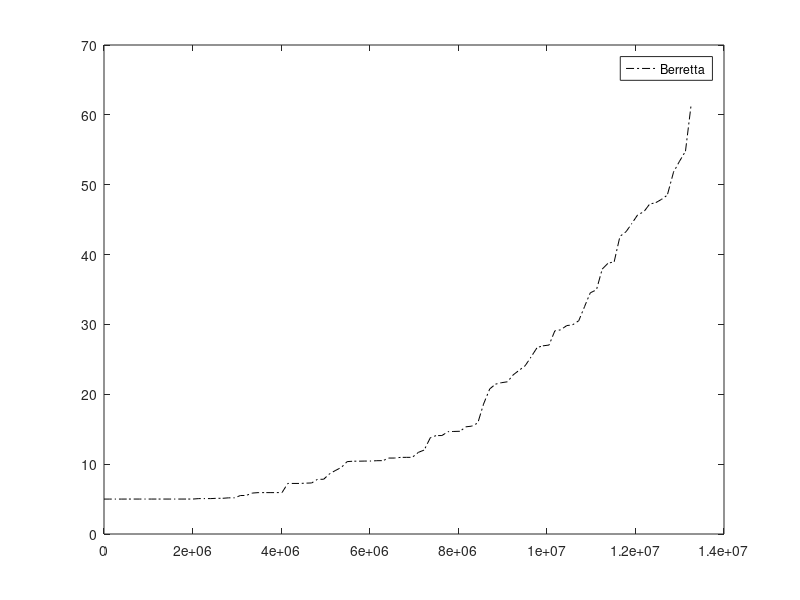

This chart was generated by the following MATLAB code: (Note: this script raises an error after producing the figure.)
start_tic = tic;
close all

load cmp_berretta.mat

h_line = zeros(4,1);
h_line(1) = plot(berretta(:,1), berretta(:,2), 'k');
lt = {'k--', 'k:', 'k-.'};
for i = 1:3
    h_line(i+1) = plot(gamma(:,1,i), gamma(:,2,i), lt{i});
end

h = legend({'Berretta', 'Gamma1', 'Gamma2', 'Gamma3'});
h.Location = 'northwest';

h = gca;
xlabel('$N$');
ylabel('$a/$mm');

h.XLim = [2e5 2e7];
h.XScale = 'log';
h.YLim = [5 60];
h.YTick = [5 10:10:60];
h.XTick = [1e6 1e7];

grid off

%%
fprintf('%s elapsed: %f s\n', mfilename, toc(start_tic));

figure(1);
if strncmpi(mfilename, 'plot_', 5)
    pname = mfilename;  % mfilename(6:end) wont work.
    print(pname(6:end), '-depsc');
else
    set(1, 'windowstyle', 'docked')
end